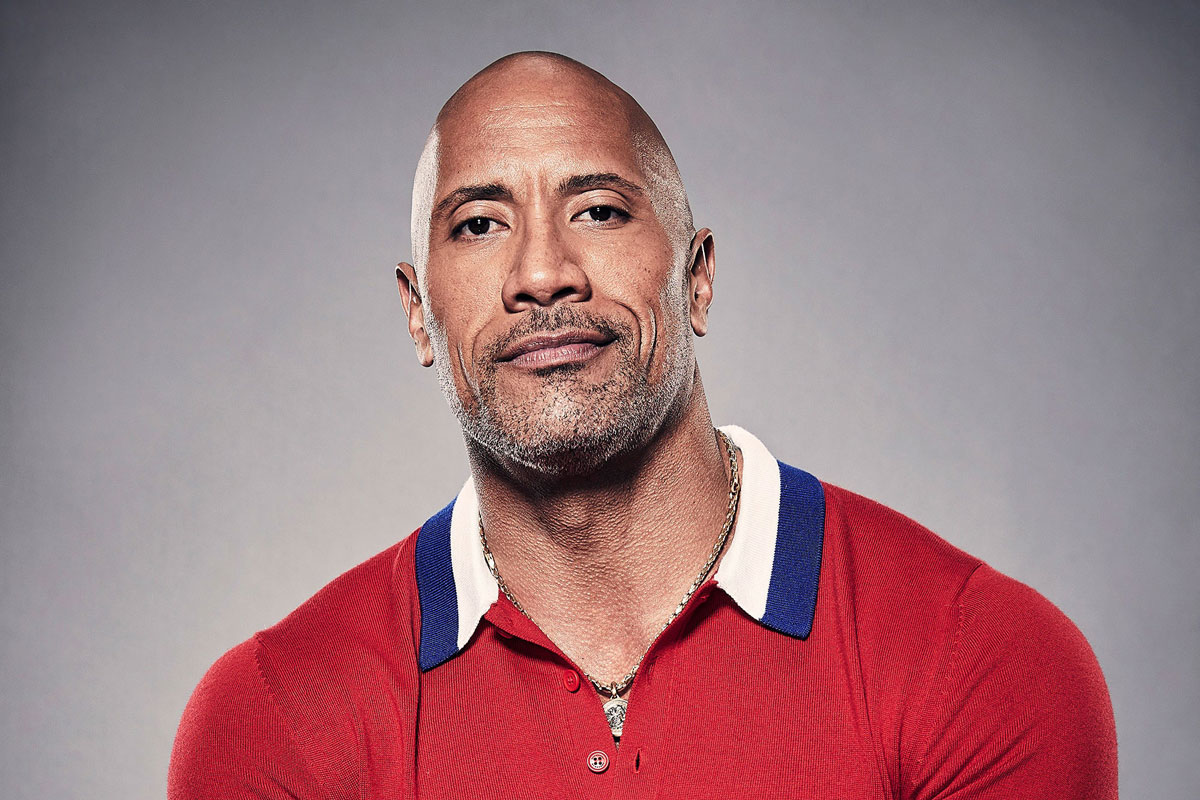
#> input picture backend/image.jpg, 1200 x 800 px
$ python -i cartoonify.py   (imports and definitions only)
#> lines starting #> are read from the running program, lines starting #| are printed output that depends on the picture; after the words box and inside, x2 and y2 are one past the last pixel; in counts of white or black regions, pixels touching at a corner belong together
# -*- coding: utf-8 -*-

import cv2
import numpy as np
import matplotlib.pyplot as plt

# Load Image
def read_file(filename):
  img = cv2.imread(filename)
  # Below line is required to add color to the image
  img = cv2.cvtColor(img, cv2.COLOR_BGR2RGB)
  return img

# To create cartoons / animations, EDGES are extremely important
# we will highlight the edges more, create an edge mask
# The fn takes in a input image and outputs the EDGES of the image
# line_size is the thickness of the edges
def edge_mask(img, line_size, blur_value):
#> called with line_size = 9, blur_value = 9
  gray = cv2.cvtColor(img, cv2.COLOR_RGB2GRAY)
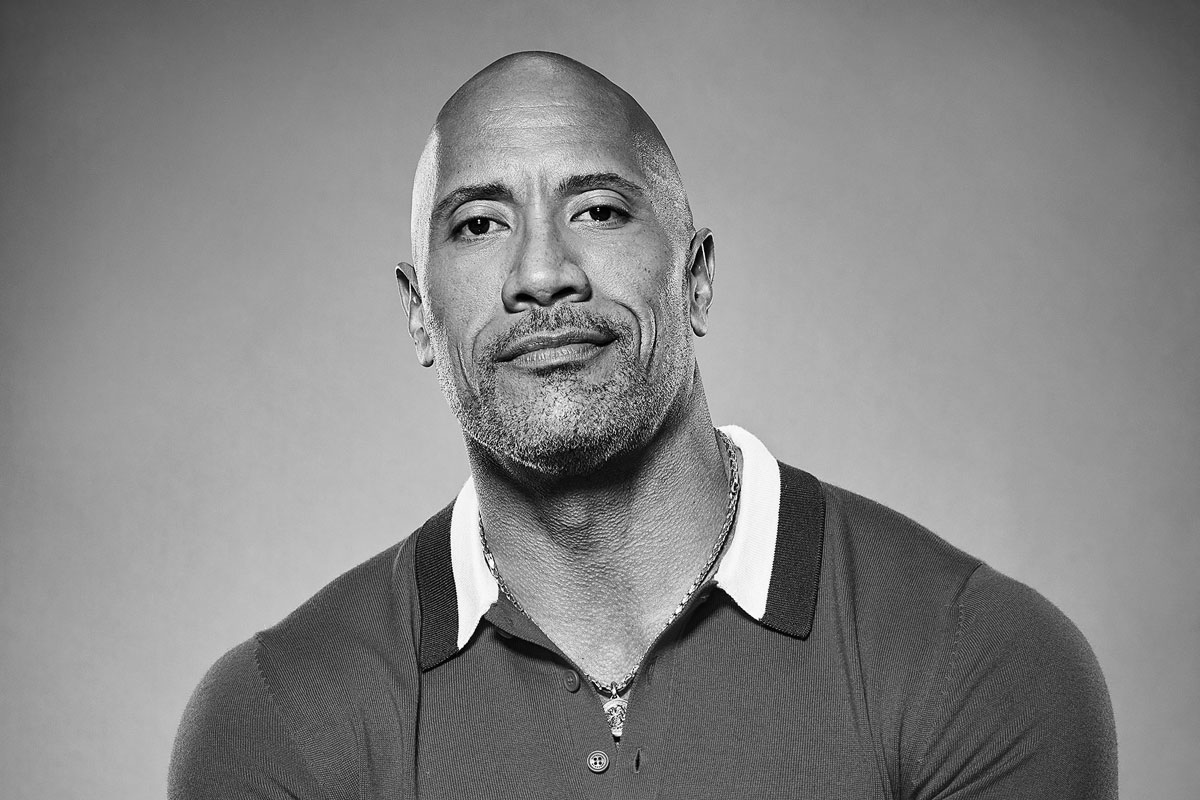
#> gray: shape (800, 1200); min 0, max 255, mean 133.9
  gray_blur = cv2.medianBlur(gray, blur_value)
  edges = cv2.adaptiveThreshold(gray_blur, 255,
                                cv2.ADAPTIVE_THRESH_MEAN_C,
                                cv2.THRESH_BINARY,
                                line_size,
                                blur_value)
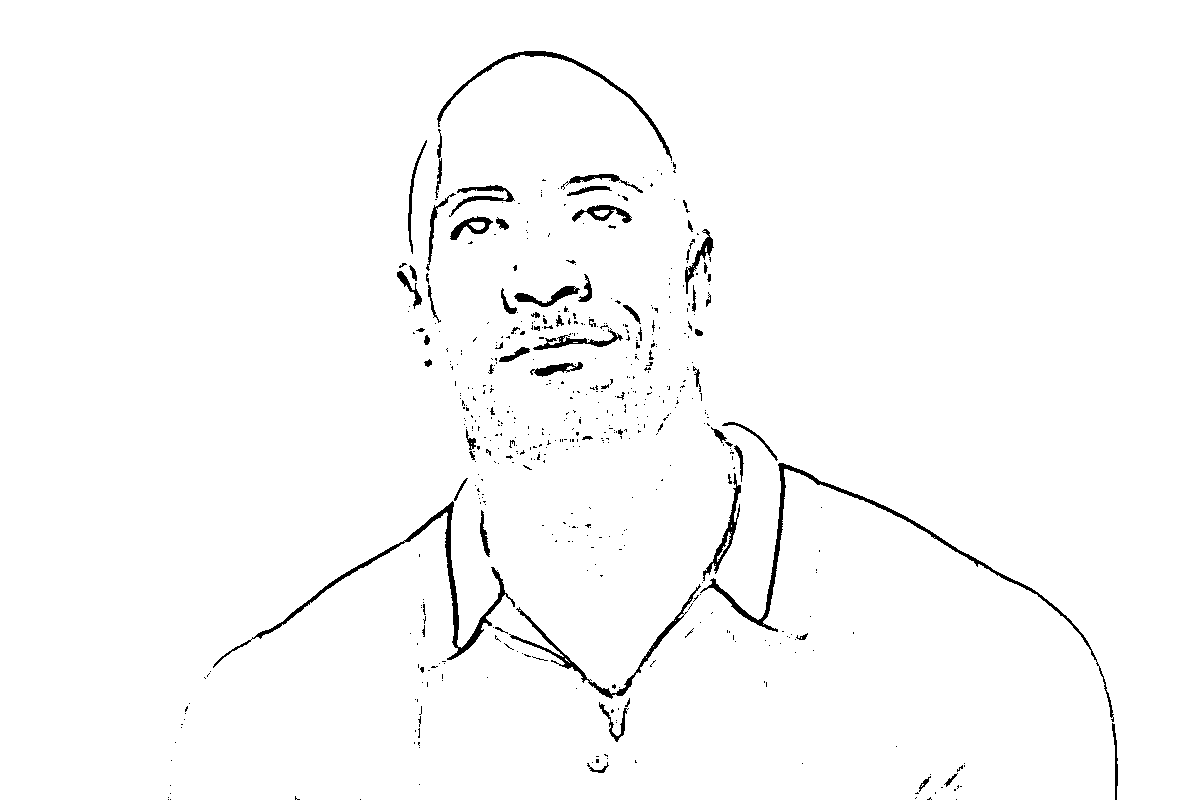
#> edges: shape (800, 1200); 98.2% white; 539 black regions (465 under 20 px), largest, box (x1, y1, x2, y2) and area: (700, 463, 1114, 722) 2533, (213, 501, 515, 668) 2354, (509, 584, 701, 699) 1287
  return edges

# Reduce the color palette
# The k in the fn below dictates how many prominent colors appear in the quantised image
def color_quantisation(img, k):
  # Transform the image, reshaping data
#> called with k = 9
  data = np.float32(img).reshape((-1,3))

  # Determine the criteria
  criteria = (cv2.TERM_CRITERIA_EPS+ cv2.TERM_CRITERIA_MAX_ITER, 20, 0.001)

  # Implementing K-Means Clustering
  # k -> cenroids
  ret, label, center = cv2.kmeans(data, k, None, criteria, 10, cv2.KMEANS_RANDOM_CENTERS)
#> ret = 511047469.8; center = [[205.8, 51.67, 68.74], [178.6, 172.4, 174.7], [210.1, 151.1, 133.2], [242.6, 221.6, 210.7], [163.7, 23, 39.74], [154.9, 98.54, 86.03], [54.06, 33.61, 47.31], [109.4, 108.2, 117.4], [147.1, 143.8, 151.3]]
  center = np.uint8(center)
#> center = [[205, 51, 68], [178, 172, 174], [210, 151, 133], [242, 221, 210], [163, 23, 39], [154, 98, 86], [54, 33, 47], [109, 108, 117], [147, 143, 151]]

  result = center[label.flatten()]
  result = result.reshape(img.shape)
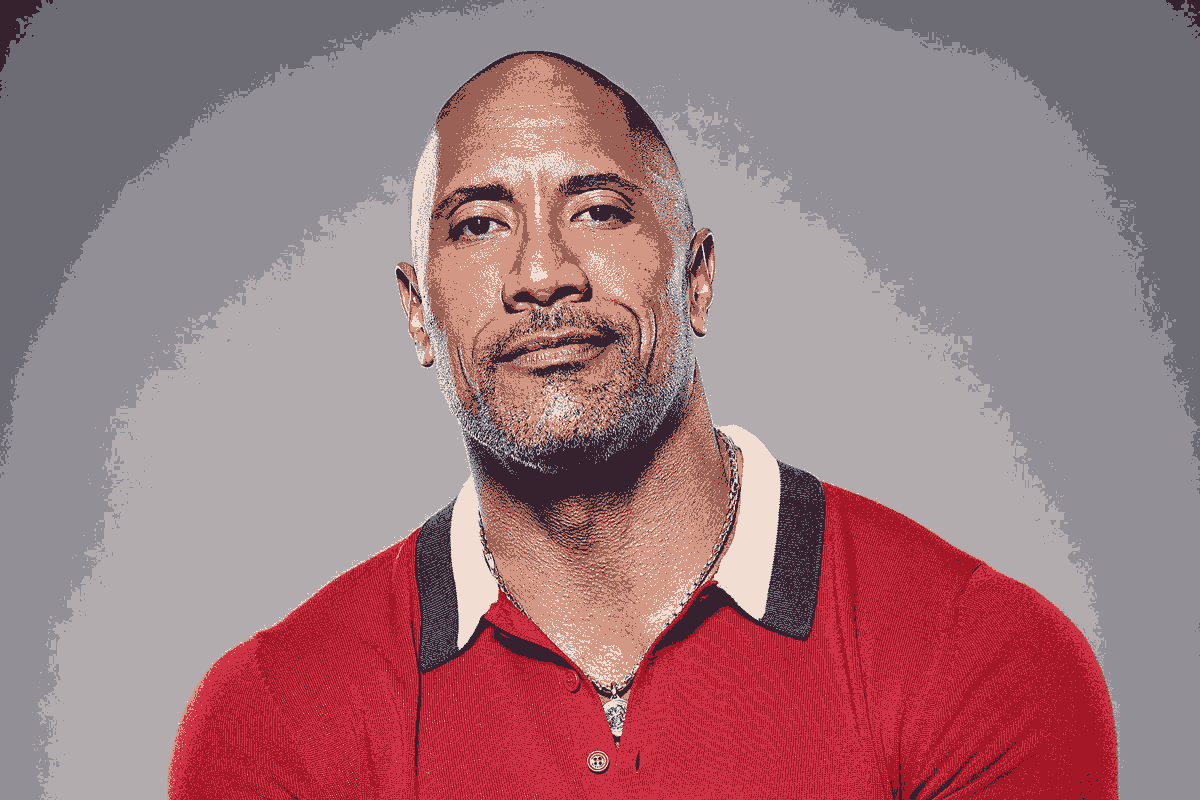
#> result: shape (800, 1200, 3); mean R, G, B 158.8, 121.7, 127.3

  return result

# Merge the mask edge and the (quantised + blurred) image
def create_cartoon(blurred,edges):
  cartoonImg = cv2.bitwise_and(blurred, blurred, mask=edges)
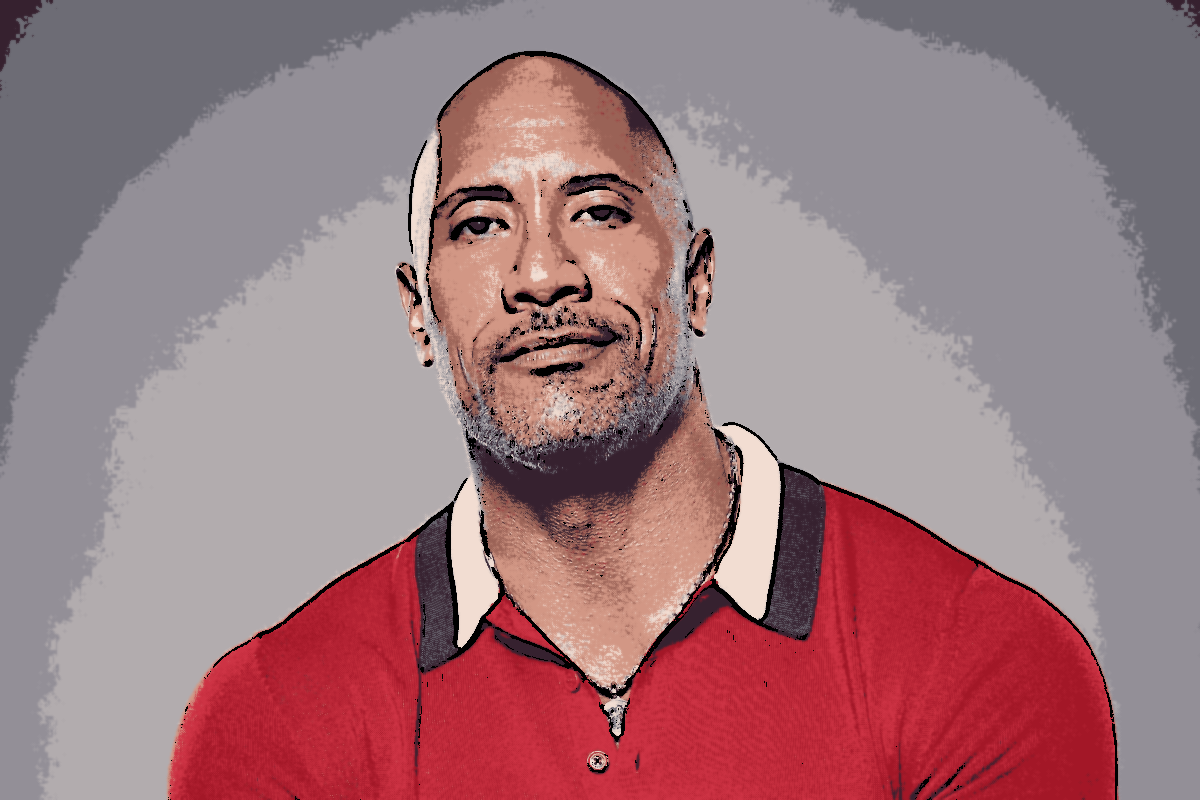
#> cartoonImg: shape (800, 1200, 3); mean R, G, B 156.6, 120.3, 125.8
  return cartoonImg

def run_cartoonify(img):
  line_size, blur_value = 9, 9
  #img = read_file(image_path)
  edges = edge_mask(img, line_size, blur_value)
  img = color_quantisation(img, k=9)
  img = cv2.cvtColor(img, cv2.COLOR_RGBA2RGB) # Needed to handle backgroundless images
  blurred = cv2.bilateralFilter(img, d=4, sigmaColor=150, sigmaSpace=150)
  cartoonified_image = create_cartoon(blurred, edges)
  return cartoonified_image

# [10 lines of commented-out code are left out]

>>> import cv2
>>> picture = cv2.cvtColor(cv2.imread('image.jpg'), cv2.COLOR_BGR2RGB)
>>> result = run_cartoonify(picture)
